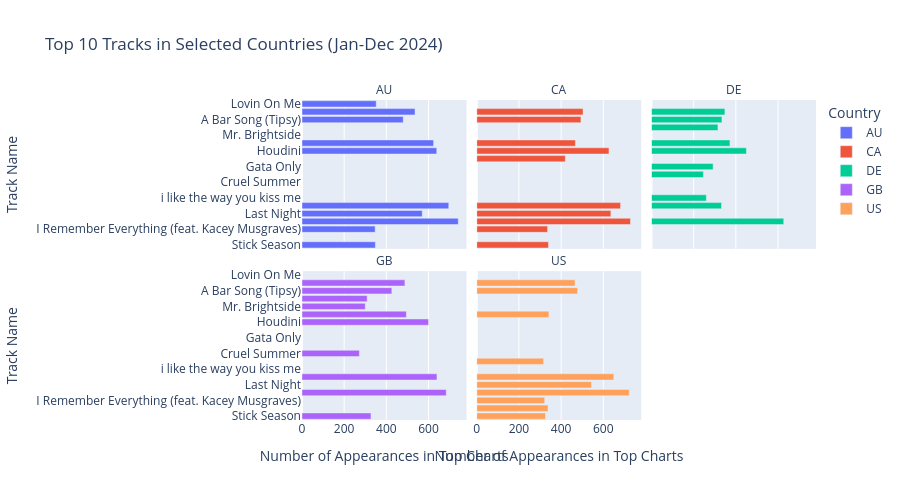

Here is the notebook cell this chart was saved with:
### Markdown cell above
#### (Design 2) Linked Bar Charts

* **Connection to What/Why Target Pairs:**
    * **What:** Presents two linked bar charts:
        * One showing the frequency of appearance of top tracks within each of the 73 countries.
        * Another showing a selected characteristic (e.g., average popularity, explicit content prevalence) of those frequently appearing top tracks.
    * **Why:** Addresses **Research Question 2**: To identify **Country-Specific Top Tracks** and explore their **Shared Characteristics** and potential **regional patterns** in these characteristics.
* **Idioms Involved:**
    * **Multiple Bar Charts:** Two bar charts are displayed side-by-side or stacked.
    * **Linking (Highlighting):** Selecting a country in the first bar chart (showing top track frequency) highlights the corresponding data points (the frequently appearing tracks and their characteristics) in the second bar chart.
* **Methods Used:**
    * **Data Aggregation (Chart 1):** For each of the 73 countries, the code counts the occurrences of each unique track within the top charts over the observed period. The first bar chart displays countries on one axis and the count (frequency) of top tracks on the other.
    * **Data Aggregation (Chart 2):** For the frequently appearing top tracks identified in each country, the code calculates or retrieves the value of a selected characteristic (e.g., average popularity from the original dataset, or an indicator for explicit content). The second bar chart displays these tracks (or potentially aggregated by artist or a broader category) on one axis and the value of the chosen characteristic on the other.
    * **Linking Mechanism:** An interactive element (e.g., using a library like Plotly with `callback` functions or similar) connects the two charts. When a bar representing a country is selected in the first chart, the second chart dynamically updates or highlights the bars corresponding to the top tracks from that specific country and their associated characteristics. This allows for direct comparison of track characteristics for top songs within a selected country.

**Implementation:**

### Code cell
if spotify_data is not None and universal_spotify_data is not None and countries_geo is not None:
    print("Spotify data loaded successfully:", spotify_data.head())
    print("Universal Spotify data loaded successfully:", universal_spotify_data.head())
    print("Countries GeoJSON loaded successfully.")

    # Filter the universal Spotify data for the desired date range (Jan-01 to Dec-31)
    start_date = '2024-01-01'
    end_date = '2024-12-31'
    universal_spotify_data['snapshot_date'] = pd.to_datetime(universal_spotify_data['snapshot_date'])
    filtered_universal_data = universal_spotify_data[universal_spotify_data['snapshot_date'].between(start_date, end_date)]

    # Merge the datasets to get track names
    merged_data = pd.merge(filtered_universal_data, spotify_data[['Track', 'ISRC']], left_on='name', right_on='Track', how='inner')

    # Define the countries for which you want to see the top tracks
    selected_countries = ['US', 'GB', 'CA', 'AU', 'DE']

    # Filter the merged data for the selected countries
    country_specific_data = merged_data[merged_data['country'].isin(selected_countries)]

    # Group by country and track name, then count the occurrences (appearances in the top charts)
    top_tracks_country = country_specific_data.groupby(['country', 'name']).size().reset_index(name='count')

    # Sort the tracks within each country by their count in descending order
    top_tracks_country_sorted = top_tracks_country.sort_values(['country', 'count'], ascending=[True, False])

    # Get the top 10 tracks for each country
    top_n = 10
    top_tracks_country_filtered = top_tracks_country_sorted.groupby('country').head(top_n).reset_index(drop=True)

    # Create the linked bar charts using facets
    fig = px.bar(top_tracks_country_filtered,
                 y='name',
                 x='count',
                 color='country',
                 facet_col='country',
                 facet_col_wrap=3,
                 orientation='h',
                 height=300 * len(selected_countries) // 3, # Adjust height based on the number of countries
                 title=f'Top {top_n} Tracks in Selected Countries (Jan-Dec 2024)',
                 labels={'name': 'Track Name', 'count': 'Number of Appearances in Top Charts', 'country': 'Country'})

    # Update layout for better readability
    fig.update_layout(yaxis={'categoryorder': 'total ascending'}) # Sort tracks by count within each facet
    fig.for_each_annotation(lambda a: a.update(text=a.text.split("=")[1])) # Remove country= prefix from facet titles

    fig.show()

else:
    print("Could not proceed with visualization due to missing datasets.")

### Figure 1 — Plotly figure (JSON) as saved in the notebook; plotly's stock layout.template omitted (floating-point values rounded to 4 significant figures)
{"data": [{"hovertemplate": "Country=AU<br>Number of Appearances in Top Charts=%{x}<br>Track Name=%{y}<extra></extra>", "legendgroup": "AU", "marker": {"color": "#636efa", "pattern": {"shape": ""}}, "name": "AU", "orientation": "h", "showlegend": true, "textposition": "auto", "type": "bar", "x": [741, 696, 639, 624, 570, 536, 480, 352, 348, 347], "xaxis": "x4", "y": ["Espresso", "Lose Control", "Houdini", "greedy", "Last Night", "Too Sweet", "A Bar Song (Tipsy)", "Lovin On Me", "Stick Season", "I Remember Everything (feat. Kacey Musgraves)"], "yaxis": "y4"}, {"hovertemplate": "Country=CA<br>Number of Appearances in Top Charts=%{x}<br>Track Name=%{y}<extra></extra>", "legendgroup": "CA", "marker": {"color": "#EF553B", "pattern": {"shape": ""}}, "name": "CA", "orientation": "h", "showlegend": true, "textposition": "auto", "type": "bar", "x": [729, 682, 636, 627, 504, 494, 468, 420, 340, 336], "xaxis": "x5", "y": ["Espresso", "Lose Control", "Last Night", "Houdini", "Too Sweet", "A Bar Song (Tipsy)", "greedy", "Fast Car", "Stick Season", "I Remember Everything (feat. Kacey Musgraves)"], "yaxis": "y5"}, {"hovertemplate": "Country=DE<br>Number of Appearances in Top Charts=%{x}<br>Track Name=%{y}<extra></extra>", "legendgroup": "DE", "marker": {"color": "#00cc96", "pattern": {"shape": ""}}, "name": "DE", "orientation": "h", "showlegend": true, "textposition": "auto", "type": "bar", "x": [627, 450, 372, 348, 334, 332, 315, 292, 260, 246], "xaxis": "x6", "y": ["Espresso", "Houdini", "greedy", "Too Sweet", "A Bar Song (Tipsy)", "Lose Control", "Beautiful Things", "Gata Only", "i like the way you kiss me", "Vois sur ton chemin - Techno Mix"], "yaxis": "y6"}, {"hovertemplate": "Country=GB<br>Number of Appearances in Top Charts=%{x}<br>Track Name=%{y}<extra></extra>", "legendgroup": "GB", "marker": {"color": "#ab63fa", "pattern": {"shape": ""}}, "name": "GB", "orientation": "h", "showlegend": true, "textposition": "auto", "type": "bar", "x": [684, 640, 600, 495, 488, 426, 327, 309, 300, 272], "xaxis": "x", "y": ["Espresso", "Lose Control", "Houdini", "greedy", "Too Sweet", "A Bar Song (Tipsy)", "Stick Season", "Beautiful Things", "Mr. Brightside", "Cruel Summer"], "yaxis": "y"}, {"hovertemplate": "Country=US<br>Number of Appearances in Top Charts=%{x}<br>Track Name=%{y}<extra></extra>", "legendgroup": "US", "marker": {"color": "#FFA15A", "pattern": {"shape": ""}}, "name": "US", "orientation": "h", "showlegend": true, "textposition": "auto", "type": "bar", "x": [723, 650, 544, 478, 466, 342, 338, 326, 322, 317], "xaxis": "x2", "y": ["Espresso", "Lose Control", "Last Night", "A Bar Song (Tipsy)", "Too Sweet", "greedy", "Like That", "Stick Season", "I Remember Everything (feat. Kacey Musgraves)", "Something in the Orange"], "yaxis": "y2"}], "layout": {"annotations": [{"font": {}, "showarrow": false, "text": "GB", "x": 0.16, "xanchor": "center", "xref": "paper", "y": 0.465, "yanchor": "bottom", "yref": "paper"}, {"font": {}, "showarrow": false, "text": "US", "x": 0.5, "xanchor": "center", "xref": "paper", "y": 0.465, "yanchor": "bottom", "yref": "paper"}, {"font": {}, "showarrow": false, "text": "AU", "x": 0.16, "xanchor": "center", "xref": "paper", "y": 1.0, "yanchor": "bottom", "yref": "paper"}, {"font": {}, "showarrow": false, "text": "CA", "x": 0.5, "xanchor": "center", "xref": "paper", "y": 1.0, "yanchor": "bottom", "yref": "paper"}, {"font": {}, "showarrow": false, "text": "DE", "x": 0.84, "xanchor": "center", "xref": "paper", "y": 1.0, "yanchor": "bottom", "yref": "paper"}], "barmode": "relative", "height": 500, "legend": {"title": {"text": "Country"}, "tracegroupgap": 0}, "title": {"text": "Top 10 Tracks in Selected Countries (Jan-Dec 2024)"}, "xaxis": {"anchor": "y", "domain": [0, 0.32], "title": {"text": "Number of Appearances in Top Charts"}}, "xaxis2": {"anchor": "y2", "domain": [0.34, 0.66], "matches": "x", "title": {"text": "Number of Appearances in Top Charts"}}, "xaxis3": {"anchor": "y3", "domain": [0.68, 1.0], "matches": "x", "title": {"text": "Number of Appearances in Top Charts"}}, "xaxis4": {"anchor": "y4", "domain": [0, 0.32], "matches": "x", "showticklabels": false}, "xaxis5": {"anchor": "y5", "domain": [0.34, 0.66], "matches": "x", "showticklabels": false}, "xaxis6": {"anchor": "y6", "domain": [0.68, 1.0], "matches": "x", "showticklabels": false}, "yaxis": {"anchor": "x", "categoryorder": "total ascending", "domain": [0, 0.465], "title": {"text": "Track Name"}}, "yaxis2": {"anchor": "x2", "domain": [0, 0.465], "matches": "y", "showticklabels": false}, "yaxis3": {"anchor": "x3", "domain": [0, 0.465], "matches": "y", "showticklabels": false}, "yaxis4": {"anchor": "x4", "domain": [0.535, 1.0], "matches": "y", "title": {"text": "Track Name"}}, "yaxis5": {"anchor": "x5", "domain": [0.535, 1.0], "matches": "y", "showticklabels": false}, "yaxis6": {"anchor": "x6", "domain": [0.535, 1.0], "matches": "y", "showticklabels": false}}}
